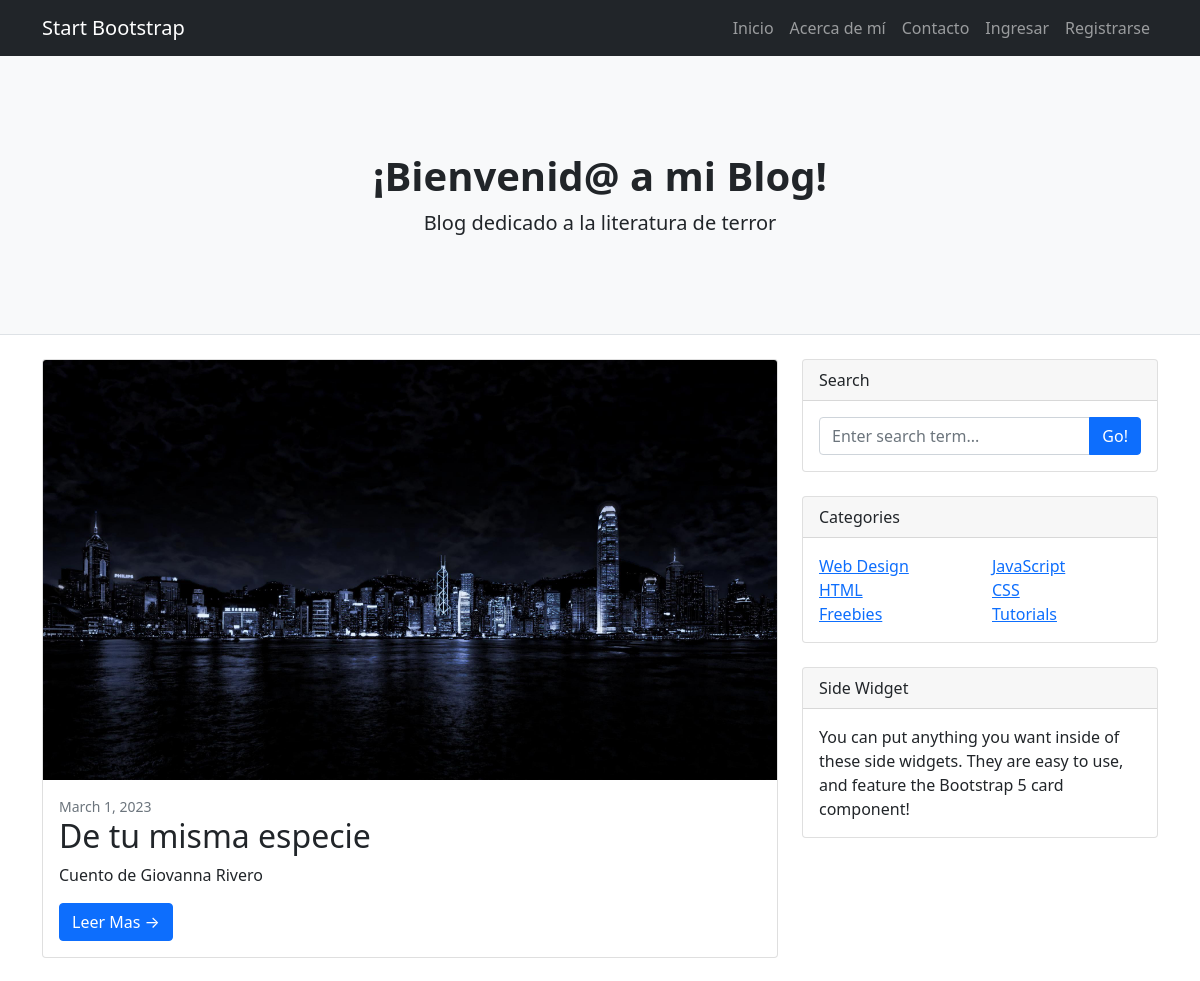
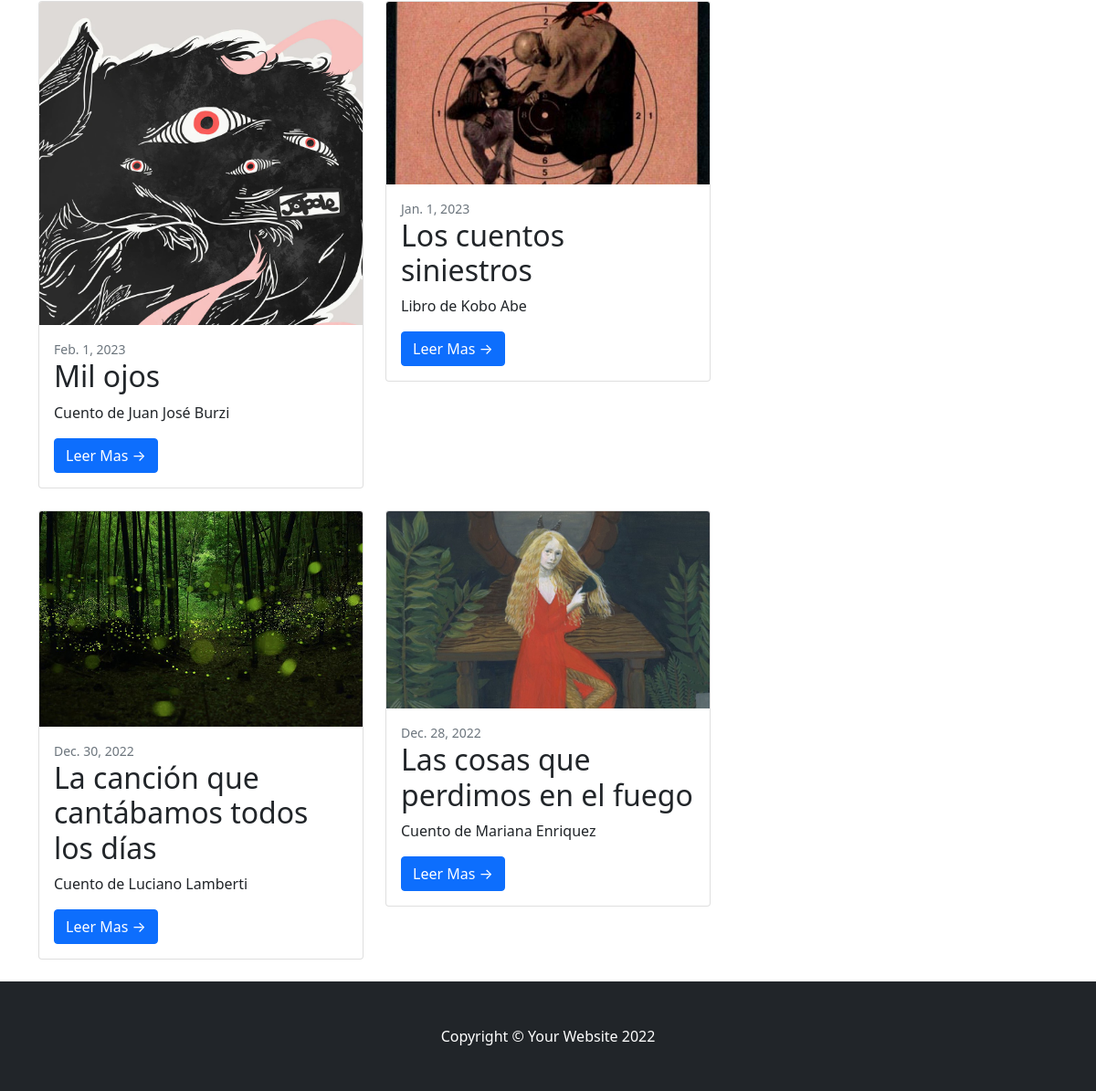
The page /blog-terror/ on the database its author committed (2 pictures, top to bottom).
### blog_terror/models.py (models this page shows)
class Post(models.Model):
    titulo = models.CharField(max_length=100)
    sub_titulo = models.CharField(max_length=100)
    texto = models.TextField(max_length=3000)
    publicado_el = models.DateField()
    imagen = models.ImageField(upload_to= "posts", null= "True", blank=True)

### blog_terror/views.py (the view)
# urls.py: path("blog-terror/", index, name= "blog-terror-index"),
def index(request):
    posts = Post.objects.order_by('-publicado_el') [1:5]
    post_header = Post.objects.last()
    print(posts)
    return render(request, "blog_terror/index.html", {"posts": posts, "post_header": post_header })

### blog_terror/templates/blog_terror/index.html
{% extends "blog_terror/base.html" %}
{% block contenido %}
<div class="container">
    <div class="row">
        <div class="col-lg-8">
                <div class="card mb-4">
                    {% if post_header %}
                    <a href="#!"><img height="420" class="card-img-top" src="{{post_header.imagen.url}}" alt="..." /></a>
                    <div class="card-body">
                        <div class="small text-muted">{{post_header.publicado_el}}</div>
                        <h2 class="card-title">{{post_header.titulo}}</h2>
                        <p class="card-text">{{post_header.sub_titulo}}</p>
                        <a class="btn btn-primary" href="{% url 'blog-terror-detalle' post_header.id %}">Leer Mas →</a>
                    </div>
                    {% endif %}
                </div>
                <div class="row">
                {% for post in posts %}
                <div class="col-lg-6">
                        <div class="card mb-4">
                            <a href="#!"><img class="card-img-top" src="{{post.imagen.url}}" alt="..." /></a>
                            <div class="card-body">
                                <div class="small text-muted">{{post.publicado_el}}</div>
                                <h2 class="card-title">{{post.titulo}}</h2>
                                <p class="card-text">{{post.sub_titulo}}</p>
                                <a class="btn btn-primary" href="{% url 'blog-terror-detalle' post.id %}">Leer Mas →</a>
                            </div>
                        </div>
                </div>
                {% endfor %}
                </div>
            </div>
        <div class="col-lg-4">
            <div class="card mb-4">
                <div class="card-header">Search</div>
                <div class="card-body">
                    <div class="input-group">
                        <input class="form-control" type="text" placeholder="Enter search term..." aria-label="Enter search term..." aria-describedby="button-search" />
                        <button class="btn btn-primary" id="button-search" type="button">Go!</button>
                    </div>
                </div>
            </div>
            <div class="card mb-4">
                <div class="card-header">Categories</div>
                <div class="card-body">
                    <div class="row">
                        <div class="col-sm-6">
                            <ul class="list-unstyled mb-0">
                                <li><a href="#!">Web Design</a></li>
                                <li><a href="#!">HTML</a></li>
                                <li><a href="#!">Freebies</a></li>
                            </ul>
                        </div>
                        <div class="col-sm-6">
                            <ul class="list-unstyled mb-0">
                                <li><a href="#!">JavaScript</a></li>
                                <li><a href="#!">CSS</a></li>
                                <li><a href="#!">Tutorials</a></li>
                            </ul>
                        </div>
                    </div>
                </div>
            </div>
            <div class="card mb-4">
                <div class="card-header">Side Widget</div>
                <div class="card-body">You can put anything you want inside of these side widgets. They are easy to use, and feature the Bootstrap 5 card component!</div>
            </div>
        </div>
    </div>
</div>
{% endblock %}

### blog_terror/templates/blog_terror/base.html (shortened to what this page needs)
<!DOCTYPE html>
<html lang="en">
    <head>
        {%load static%}
        <link href="{% static 'blog_terror/css/styles.css' %}" rel="stylesheet" />
    </head>
    <body>
        <nav class="navbar navbar-expand-lg navbar-dark bg-dark">
            <div class="container">
                <a class="navbar-brand" href="{% url 'blog-terror-index' %}">
                    Start Bootstrap
                </a>
                <div class="collapse navbar-collapse" id="navbarSupportedContent">
                    <ul class="navbar-nav ms-auto mb-2 mb-lg-0">
                        <li class="nav-item"><a class="nav-link" href="{% url 'blog-terror-index' %}">Inicio</a></li>
                        <li class="nav-item"><a class="nav-link" href="{% url 'blog-terror-about' %}">Acerca de mí</a></li>
                        <li class="nav-item"><a class="nav-link" href="{% url 'blog-terror-mensajes-crear' %}">Contacto</a></li>
                        {% if user.is_authenticated %}
                        <li class="nav-item"><a class="nav-link" href= "{% url 'blog-terror-listar' %}">Admin Blog</a></li>
                        <li class="nav-item"><a class="nav-link" href= "{% url 'blog-terror-logout' %}">Salir</a></li>
                        {%else%}
                        <li class="nav-item"><a class="nav-link" href= "{% url 'blog-terror-login' %}">Ingresar</a></li>
                        <li class="nav-item"><a class="nav-link" href= "{% url 'blog-terror-signup' %}">Registrarse</a></li>
                        {% endif %}
                    </ul>
                </div>
            </div>
        </nav>
        <header class="py-5 bg-light border-bottom mb-4">
            <div class="container">
                <div class="text-center my-5">
                    <h1 class="fw-bolder">¡Bienvenid@ a mi Blog!</h1>
                    <p class="lead mb-0">Blog dedicado a la literatura de terror</p>
                </div>
            </div>
        </header>
        {% block contenido %} {% endblock %}
        <footer class="py-5 bg-dark">
            <div class="container"><p class="m-0 text-center text-white">Copyright &copy; Your Website 2022</p></div>
        </footer>
    </body>
</html>

### rows shown on the page
Post: imagen (picture), publicado_el "March 1, 2023", titulo "De tu misma especie", sub_titulo "Cuento de Giovanna Rivero"
Post: imagen (picture), publicado_el "Feb. 1, 2023", titulo "Mil ojos", sub_titulo "Cuento de Juan José Burzi"
Post: imagen (picture), publicado_el "Jan. 1, 2023", titulo "Los cuentos siniestros", sub_titulo "Libro de Kobo Abe"
Post: imagen (picture), publicado_el "Dec. 30, 2022", titulo "La canción que cantábamos todos los días", sub_titulo "Cuento de Luciano Lamberti"
Post: imagen (picture), publicado_el "Dec. 28, 2022", titulo "Las cosas que perdimos en el fuego", sub_titulo "Cuento de Mariana Enriquez"
